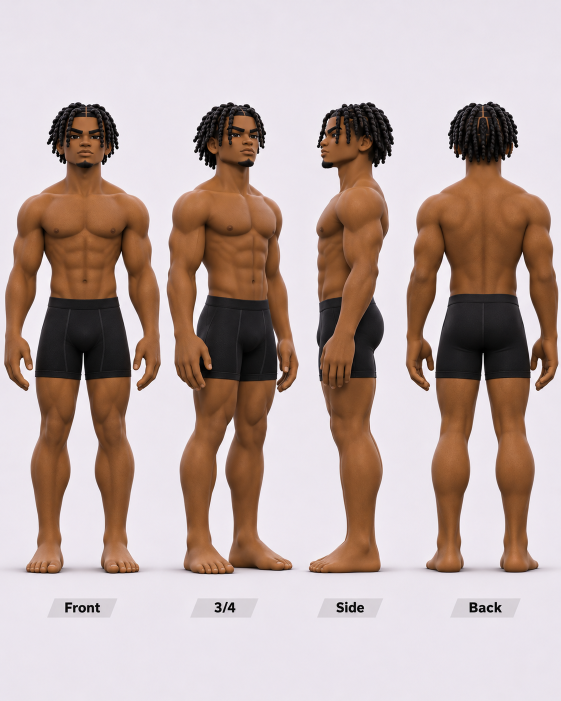
#> input picture assets/characters/reference/male_body_turnaround.png, 1122 x 1402 px (shown at 1/2 size)
$ python compose_face_v3.py ../../assets/characters/reference/male_body_turnaround.png
#> lines starting #> are read from the running program, lines starting #| are printed output that depends on the picture
"""Face review sheet: reference | V3 skin | V3 bare | V3 clay, rows front / three-quarter / side.

    python tools/characters/compose_face_v3.py [tag] [out] [--with-v2]
"""
import os, sys
from PIL import Image, ImageDraw, ImageFont

REPO = os.path.abspath(os.path.join(os.path.dirname(os.path.abspath(__file__)), "..", ".."))
REF = os.path.join(REPO, "assets", "characters", "reference", "male_body_turnaround.png")
D = os.path.join(REPO, "assets", "characters", "exit6_male")
CROPS = {"front": (106, 196, 226, 350), "three_quarter": (380, 196, 530, 350), "side": (630, 196, 760, 350)}
BG = (232, 226, 235)


def on_bg(im):
    im = im.convert("RGBA")
    bg = Image.new("RGBA", im.size, BG + (255,))
    return Image.alpha_composite(bg, im).convert("RGB")


def main(tag="", out=None, with_v2=False, sc=4):
#> called with with_v2 = False, sc = 4
    ref = Image.open(REF).convert("RGB")
#> ref is the input picture: PIL image 1122x1402 RGB; mean R, G, B 189.5, 171.2, 166.6
    font = ImageFont.truetype("arial.ttf", 20)
    rows = []
    for view, (x0, y0, x1, y1) in CROPS.items():
        w, h = (x1 - x0) * sc, (y1 - y0) * sc
        cells = [("reference", ref.crop((x0, y0, x1, y1)).resize((w, h), Image.LANCZOS))]
        if with_v2:
            cells.append(("V2", on_bg(Image.open(os.path.join(D, "renders_v2", "face_v2_%s.png" % view))).resize((w, h), Image.LANCZOS)))
        for lab, pre in (("V3", "face_v3%s" % tag), ("V3 no hair", "face_v3%s_bare" % tag), ("V3 clay", "face_v3%s_clay" % tag)):
            pth = os.path.join(D, "renders_v3", "%s_%s.png" % (pre, view))
            if os.path.exists(pth):
                cells.append((lab, on_bg(Image.open(pth)).resize((w, h), Image.LANCZOS)))
        rows.append((view, cells))
    W = max(sum(c.width for _, c in cells) + 12 * (len(cells) - 1) for _, cells in rows)
#> W = 600
    H = sum(cells[0][1].height + 30 for _, cells in rows) + 12 * (len(rows) - 1)
#> H = 1962
    sheet = Image.new("RGB", (W, H), (255, 255, 255))
#> sheet: PIL image 600x1962 RGB; every value is 255
    dr = ImageDraw.Draw(sheet)
    y = 0
    for view, cells in rows:
        x = 0
        for lab, im in cells:
            dr.text((x + 4, y + 4), "%s - %s" % (view.replace("_", " "), lab), fill=(20, 20, 20), font=font)
            sheet.paste(im, (x, y + 30))
            x += im.width + 12
        y += cells[0][1].height + 30 + 12
#> this loop made 3 passes
#> (view, y) on passes 1 to 3: ('front', 658), ('three_quarter', 1316), ('side', 1974)
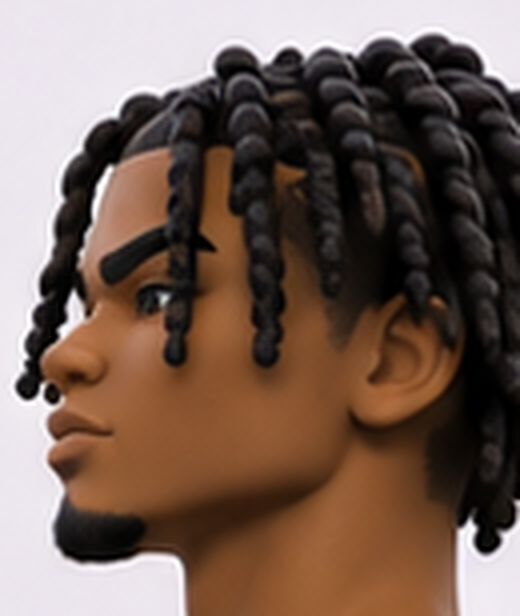
#> im: PIL image 520x616 RGB; mean R, G, B 117.6, 96.4, 85.7
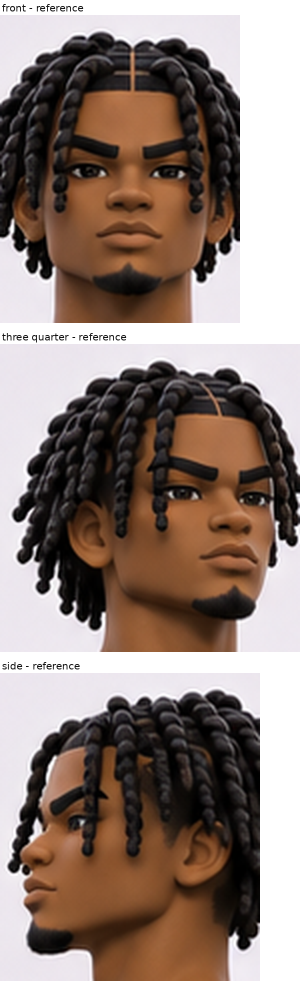
#> sheet: PIL image 600x1962 RGB (shown at 1/2 size); mean R, G, B 143.2, 126, 117.8
#> after the loop, y = 1974
    out = out or os.path.join(REPO, "build", "exit6_v3", "face_review%s.png" % tag)
    sheet.save(out)
    print(out)


if __name__ == "__main__":
    a = [x for x in sys.argv[1:] if not x.startswith("--")]
    main(*a, with_v2="--with-v2" in sys.argv)
